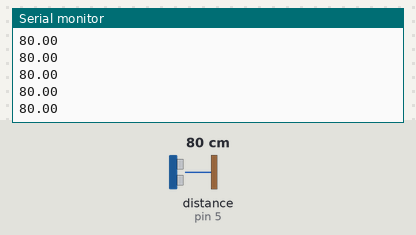
This sketch was run on a simulated Arduino Uno, built with avr-gcc and run on an emulated ATmega328P. On the bench: the last lines printed to the serial monitor. The test bench sets the inputs (shaded band); at power-on: distance to the obstacle (sensor on pin 5) 80 cm. The echo pulse lasts 58.3 µs per cm.

Above: at 1.2 s.
1.3 s: distance to the obstacle (sensor on pin 5) set to 2 cm
At 1.8 s:
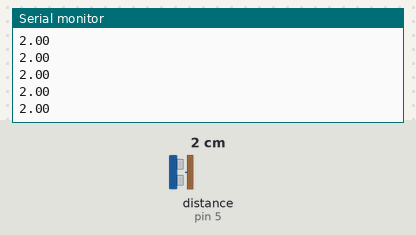
2.8 s: distance to the obstacle (sensor on pin 5) set to 4 cm
At 3.3 s:
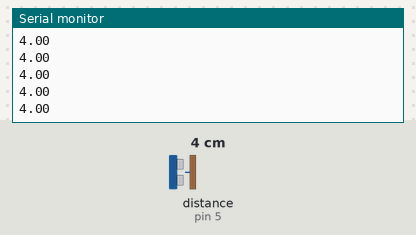
Timing chart, 0 to 5.8 s (numbered marks = the images above; inputs shaded):
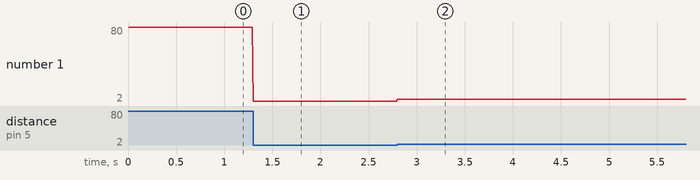

Measured:
- after the input at 1.3 s, the serial monitor: prints a new line at once (image 1)
- after the input at 2.8 s, the serial monitor: prints a new line at once (image 2)
- plotted number 1: 80 → 2 after the input at 1.3 s, 2 → 4 after the input at 2.8 s

The sketch:

sensor_dist_teste.ino.ino
```cpp
#include <HCSR04.h>

HCSR04 hc(6, 5); // pino trigger e pino echo

void setup() {
  Serial.begin(9600);
}

void loop() {
  Serial.println(hc.dist());
  delay(10);
}
```
